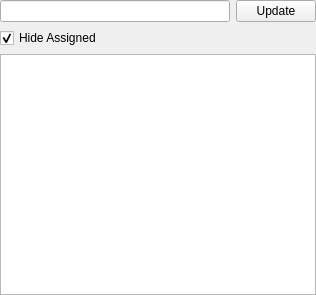
<?xml version="1.0" encoding="UTF-8"?>
<ui version="4.0">
 <class>Form</class>
 <widget class="QWidget" name="Form">
  <property name="geometry">
   <rect>
    <x>0</x>
    <y>0</y>
    <width>316</width>
    <height>295</height>
   </rect>
  </property>
  <property name="windowTitle">
   <string>Form</string>
  </property>
  <layout class="QVBoxLayout" name="verticalLayout">
   <property name="leftMargin">
    <number>0</number>
   </property>
   <property name="topMargin">
    <number>0</number>
   </property>
   <property name="rightMargin">
    <number>0</number>
   </property>
   <property name="bottomMargin">
    <number>0</number>
   </property>
   <item>
    <layout class="QHBoxLayout" name="horizontalLayout">
     <item>
      <widget class="QLineEdit" name="lineEdit_search"/>
     </item>
     <item>
      <widget class="QPushButton" name="btn_update">
       <property name="text">
        <string>Update</string>
       </property>
      </widget>
     </item>
    </layout>
   </item>
   <item>
    <widget class="QCheckBox" name="checkBox_hideAssigned">
     <property name="text">
      <string>Hide Assigned</string>
     </property>
     <property name="checked">
      <bool>true</bool>
     </property>
    </widget>
   </item>
   <item>
    <widget class="WidgetExtendedTree" name="treeWidget">
     <property name="contextMenuPolicy">
      <enum>Qt::CustomContextMenu</enum>
     </property>
     <property name="selectionMode">
      <enum>QAbstractItemView::ExtendedSelection</enum>
     </property>
     <attribute name="headerVisible">
      <bool>false</bool>
     </attribute>
     <column>
      <property name="text">
       <string notr="true">1</string>
      </property>
     </column>
    </widget>
   </item>
  </layout>
 </widget>
 <customwidgets>
  <customwidget>
   <class>WidgetExtendedTree</class>
   <extends>QTreeWidget</extends>
   <header>..widget_extended_tree.h</header>
  </customwidget>
 </customwidgets>
 <resources/>
 <connections/>
</ui>
